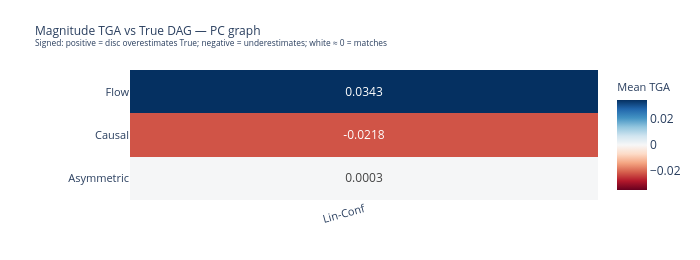

Notebook code cell kept with this figure:
### Code cell
# ── 5b: Magnitude TGA heatmap per graph ───────────────────────────────────────
for g in DISC_GRAPHS:
    sub = df_tga[df_tga["Graph"] == g]
    pivot = sub.pivot_table(index="Method", columns="Dataset", values="MeanTGA")
    pivot = pivot[[DS_LABELS[ds] for ds in DATASETS if DS_LABELS[ds] in pivot.columns]]

    abs_max_tga = float(np.nanmax(np.abs(pivot.values)))

    fig_tga = go.Figure(go.Heatmap(
        z            = pivot.values,
        x            = pivot.columns.tolist(),
        y            = pivot.index.tolist(),
        colorscale   = "RdBu",
        zmid=0,
        zmin=-abs_max_tga, zmax=abs_max_tga,
        text         = [[f"{v:.4f}" if not np.isnan(v) else "—" for v in row] for row in pivot.values],
        texttemplate = "%{text}",
        textfont     = dict(size=12),
        colorbar     = dict(title=dict(text="Mean TGA", font=dict(size=11))),
        hovertemplate=f"<b>%{{y}}</b> ({g}) — %{{x}}<br>TGA=%{{z:.4f}}<extra></extra>",
    ))
    fig_tga.update_layout(
        title=dict(text=f"Magnitude TGA vs True DAG — {g} graph<br>"
                   "<sup>Signed: positive = disc overestimates True; negative = underestimates; white ≈ 0 = matches</sup>",
                   font=dict(size=12)),
        height=260, width=700,
        margin=dict(l=130, r=80, t=70, b=60),
        xaxis=dict(tickfont=dict(size=11), tickangle=-15),
        yaxis=dict(tickfont=dict(size=11)),
    )
    fig_tga.show()

### Figure 1 — Plotly figure (JSON) as saved in the notebook; plotly's stock layout.template omitted (floating-point values rounded to 4 significant figures)
{"data": [{"colorbar": {"title": {"font": {"size": 11}, "text": "Mean TGA"}}, "colorscale": [[0, "rgb(103,0,31)"], [0.1, "rgb(178,24,43)"], [0.2, "rgb(214,96,77)"], [0.3, "rgb(244,165,130)"], [0.4, "rgb(253,219,199)"], [0.5, "rgb(247,247,247)"], [0.6, "rgb(209,229,240)"], [0.7, "rgb(146,197,222)"], [0.8, "rgb(67,147,195)"], [0.9, "rgb(33,102,172)"], [1, "rgb(5,48,97)"]], "hovertemplate": "<b>%{y}</b> (PC) — %{x}<br>TGA=%{z:.4f}<extra></extra>", "text": [["0.0003"], ["-0.0218"], ["0.0343"]], "textfont": {"size": 12}, "texttemplate": "%{text}", "type": "heatmap", "x": ["Lin-Conf"], "y": ["Asymmetric", "Causal", "Flow"], "z": [[0.0002895], [-0.02175], [0.03427]], "zmax": 0.03427, "zmid": 0, "zmin": -0.03427}], "layout": {"height": 260, "margin": {"b": 60, "l": 130, "r": 80, "t": 70}, "title": {"font": {"size": 12}, "text": "Magnitude TGA vs True DAG — PC graph<br><sup>Signed: positive = disc overestimates True; negative = underestimates; white ≈ 0 = matches</sup>"}, "width": 700, "xaxis": {"tickangle": -15, "tickfont": {"size": 11}}, "yaxis": {"tickfont": {"size": 11}}}}
